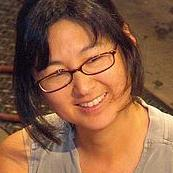
#> input picture test.jpg, 173 x 173 px
$ jupyter execute sift_example.ipynb
#> lines starting #> are read from the running program, lines starting #| are printed output that depends on the picture
[cell 1]
import cv2

sift = cv2.xfeatures2d.SIFT_create()

img_value = cv2.imread('test.jpg')
#> img_value is the input picture: shape (173, 173, 3); mean B, G, R 66.7, 94.6, 140.8

cv_gray_image = cv2.cvtColor(img_value, cv2.COLOR_BGR2GRAY)
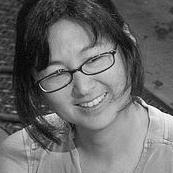
#> cv_gray_image: shape (173, 173); min 2, max 252, mean 105.3
kp, image_sift = sift.detectAndCompute(cv_gray_image,None)
#> kp = 220 keypoints; strongest (x, y, size): (147, 108, 2.3), (144, 103, 2.6), (80, 69, 3), (162, 110, 1.9)

[cell 2]
img = cv2.drawKeypoints(cv_gray_image,kp, outImage=image_sift,
                        flags= cv2.DRAW_MATCHES_FLAGS_DRAW_RICH_KEYPOINTS)
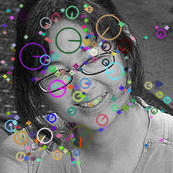
#> img: shape (173, 173, 3); mean of channels 0, 1, 2 108.3, 107.4, 108; drawn as B, G, R
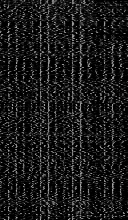
#> image_sift: shape (220, 128) float32; min 0, max 179, mean 25.9

cv2.imwrite('girlKP.jpg',img)
#> Out = True

[cell 3]
img_value.shape
#> Out = (173, 173, 3)

[cell 4]
cv_gray_image.shape
#> Out = (173, 173)

[cell 5]
cv_gray_image

[cell 6]
cv_gray_image.max()
#> Out = 252

[cell 7]
cv_gray_image.min()
#> Out = 2
